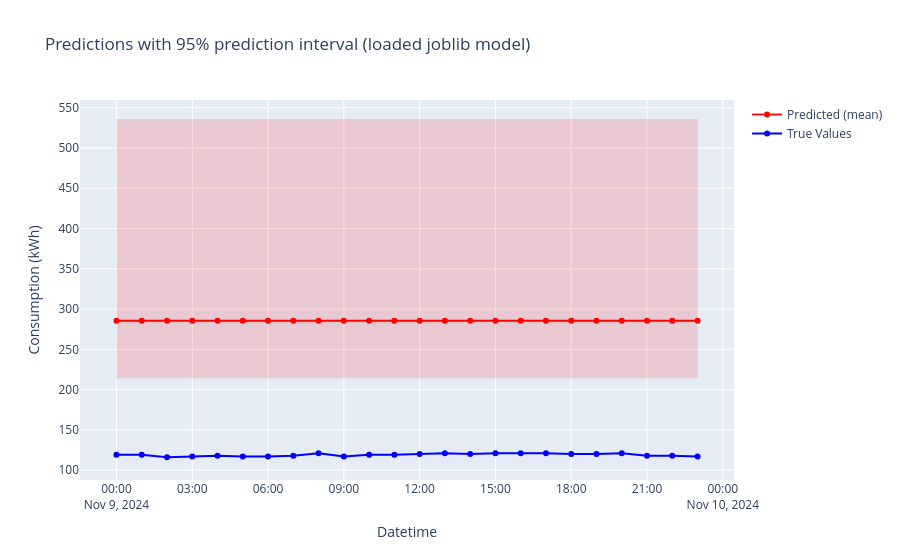

The notebook cell saved with this chart:
### Code cell
# Compute 95% prediction intervals for the joblib-loaded RandomForest on the recent input_data
def rf_prediction_interval(rf_model, X, ci=0.95):
    if not hasattr(rf_model, "estimators_"):
        raise ValueError("Model has no `estimators_`. This function expects tree ensembles (RandomForest, ExtraTrees).")
    # predictions shape: (n_estimators, n_samples)
    preds = np.vstack([est.predict(X) for est in rf_model.estimators_])
    lower_pct = (1.0 - ci) / 2.0 * 100.0
    upper_pct = (1.0 + ci) / 2.0 * 100.0
    lower = np.percentile(preds, lower_pct, axis=0)
    upper = np.percentile(preds, upper_pct, axis=0)
    mean = preds.mean(axis=0)
    return mean, lower, upper

ci = 0.95
mean_load, lower_load, upper_load = rf_prediction_interval(loaded_model, input_data, ci=ci)

# Summary table
pred_intervals = pd.DataFrame({
    'prediction_mean': mean_load,
    f'lower_{int(ci*100)}': lower_load,
    f'upper_{int(ci*100)}': upper_load,
}, index=input_data.index)
pred_intervals['interval_width'] = pred_intervals[f'upper_{int(ci*100)}'] - pred_intervals[f'lower_{int(ci*100)}']

print(pred_intervals.head(10))
print("\nOverall interval width stats:")
print(pred_intervals['interval_width'].describe())

# Plot with shaded prediction band (plotly)
fig = go.Figure()
# true values if available
if 'real_etseib_consumption' in globals():
    fig.add_trace(go.Scatter(x=input_data.index, y=real_etseib_consumption, mode='lines+markers', name='True Values',
                             line=dict(color='blue', width=2)))
# mean prediction
fig.add_trace(go.Scatter(x=input_data.index, y=pred_intervals['prediction_mean'], mode='lines+markers', name='Predicted (mean)',
                         line=dict(color='red', width=1.8)))
# upper (invisible) then lower with fill for shaded band
fig.add_trace(go.Scatter(x=input_data.index, y=pred_intervals[f'upper_{int(ci*100)}'], mode='lines',
                         line=dict(color='rgba(0,0,0,0)'), showlegend=False, hoverinfo='skip'))
fig.add_trace(go.Scatter(x=input_data.index, y=pred_intervals[f'lower_{int(ci*100)}'], mode='lines',
                         fill='tonexty', fillcolor='rgba(255,0,0,0.15)',
                         line=dict(color='rgba(0,0,0,0)'), showlegend=False, hoverinfo='skip'))

fig.update_layout(title=f'Predictions with {int(ci*100)}% prediction interval (loaded joblib model)',
                  xaxis_title='Datetime', yaxis_title='Consumption (kWh)', hovermode='x unified')
fig.show()

### Figure 1 — Plotly figure (JSON) as saved in the notebook; plotly's stock layout.template omitted (floating-point values rounded to 4 significant figures)
{"data": [{"line": {"color": "blue", "width": 2}, "mode": "lines+markers", "name": "True Values", "type": "scatter", "x": ["2024-11-09T00:00:00", "2024-11-09T01:00:00", "2024-11-09T02:00:00", "2024-11-09T03:00:00", "2024-11-09T04:00:00", "2024-11-09T05:00:00", "2024-11-09T06:00:00", "2024-11-09T07:00:00", "2024-11-09T08:00:00", "2024-11-09T09:00:00", "2024-11-09T10:00:00", "2024-11-09T11:00:00", "2024-11-09T12:00:00", "2024-11-09T13:00:00", "2024-11-09T14:00:00", "2024-11-09T15:00:00", "2024-11-09T16:00:00", "2024-11-09T17:00:00", "2024-11-09T18:00:00", "2024-11-09T19:00:00", "2024-11-09T20:00:00", "2024-11-09T21:00:00", "2024-11-09T22:00:00", "2024-11-09T23:00:00"], "y": [119, 119, 116, 117, 118, 117, 117, 118, 121, 117, 119, 119, 120, 121, 120, 121, 121, 121, 120, 120, 121, 118, 118, 117]}, {"line": {"color": "red", "width": 1.8}, "mode": "lines+markers", "name": "Predicted (mean)", "type": "scatter", "x": ["2024-11-09T00:00:00", "2024-11-09T01:00:00", "2024-11-09T02:00:00", "2024-11-09T03:00:00", "2024-11-09T04:00:00", "2024-11-09T05:00:00", "2024-11-09T06:00:00", "2024-11-09T07:00:00", "2024-11-09T08:00:00", "2024-11-09T09:00:00", "2024-11-09T10:00:00", "2024-11-09T11:00:00", "2024-11-09T12:00:00", "2024-11-09T13:00:00", "2024-11-09T14:00:00", "2024-11-09T15:00:00", "2024-11-09T16:00:00", "2024-11-09T17:00:00", "2024-11-09T18:00:00", "2024-11-09T19:00:00", "2024-11-09T20:00:00", "2024-11-09T21:00:00", "2024-11-09T22:00:00", "2024-11-09T23:00:00"], "y": [285.5, 285.5, 285.5, 285.5, 285.5, 285.5, 285.5, 285.5, 285.5, 285.5, 285.5, 285.5, 285.5, 285.5, 285.5, 285.5, 285.5, 285.5, 285.5, 285.5, 285.5, 285.5, 285.5, 285.5]}, {"hoverinfo": "skip", "line": {"color": "rgba(0,0,0,0)"}, "mode": "lines", "showlegend": false, "type": "scatter", "x": ["2024-11-09T00:00:00", "2024-11-09T01:00:00", "2024-11-09T02:00:00", "2024-11-09T03:00:00", "2024-11-09T04:00:00", "2024-11-09T05:00:00", "2024-11-09T06:00:00", "2024-11-09T07:00:00", "2024-11-09T08:00:00", "2024-11-09T09:00:00", "2024-11-09T10:00:00", "2024-11-09T11:00:00", "2024-11-09T12:00:00", "2024-11-09T13:00:00", "2024-11-09T14:00:00", "2024-11-09T15:00:00", "2024-11-09T16:00:00", "2024-11-09T17:00:00", "2024-11-09T18:00:00", "2024-11-09T19:00:00", "2024-11-09T20:00:00", "2024-11-09T21:00:00", "2024-11-09T22:00:00", "2024-11-09T23:00:00"], "y": [536.0, 536.0, 536.0, 536.0, 536.0, 536.0, 536.0, 536.0, 536.0, 536.0, 536.0, 536.0, 536.0, 536.0, 536.0, 536.0, 536.0, 536.0, 536.0, 536.0, 536.0, 536.0, 536.0, 536.0]}, {"fill": "tonexty", "fillcolor": "rgba(255,0,0,0.15)", "hoverinfo": "skip", "line": {"color": "rgba(0,0,0,0)"}, "mode": "lines", "showlegend": false, "type": "scatter", "x": ["2024-11-09T00:00:00", "2024-11-09T01:00:00", "2024-11-09T02:00:00", "2024-11-09T03:00:00", "2024-11-09T04:00:00", "2024-11-09T05:00:00", "2024-11-09T06:00:00", "2024-11-09T07:00:00", "2024-11-09T08:00:00", "2024-11-09T09:00:00", "2024-11-09T10:00:00", "2024-11-09T11:00:00", "2024-11-09T12:00:00", "2024-11-09T13:00:00", "2024-11-09T14:00:00", "2024-11-09T15:00:00", "2024-11-09T16:00:00", "2024-11-09T17:00:00", "2024-11-09T18:00:00", "2024-11-09T19:00:00", "2024-11-09T20:00:00", "2024-11-09T21:00:00", "2024-11-09T22:00:00", "2024-11-09T23:00:00"], "y": [214.0, 214.0, 214.0, 214.0, 214.0, 214.0, 214.0, 214.0, 214.0, 214.0, 214.0, 214.0, 214.0, 214.0, 214.0, 214.0, 214.0, 214.0, 214.0, 214.0, 214.0, 214.0, 214.0, 214.0]}], "layout": {"hovermode": "x unified", "title": {"text": "Predictions with 95% prediction interval (loaded joblib model)"}, "xaxis": {"title": {"text": "Datetime"}}, "yaxis": {"title": {"text": "Consumption (kWh)"}}}}
